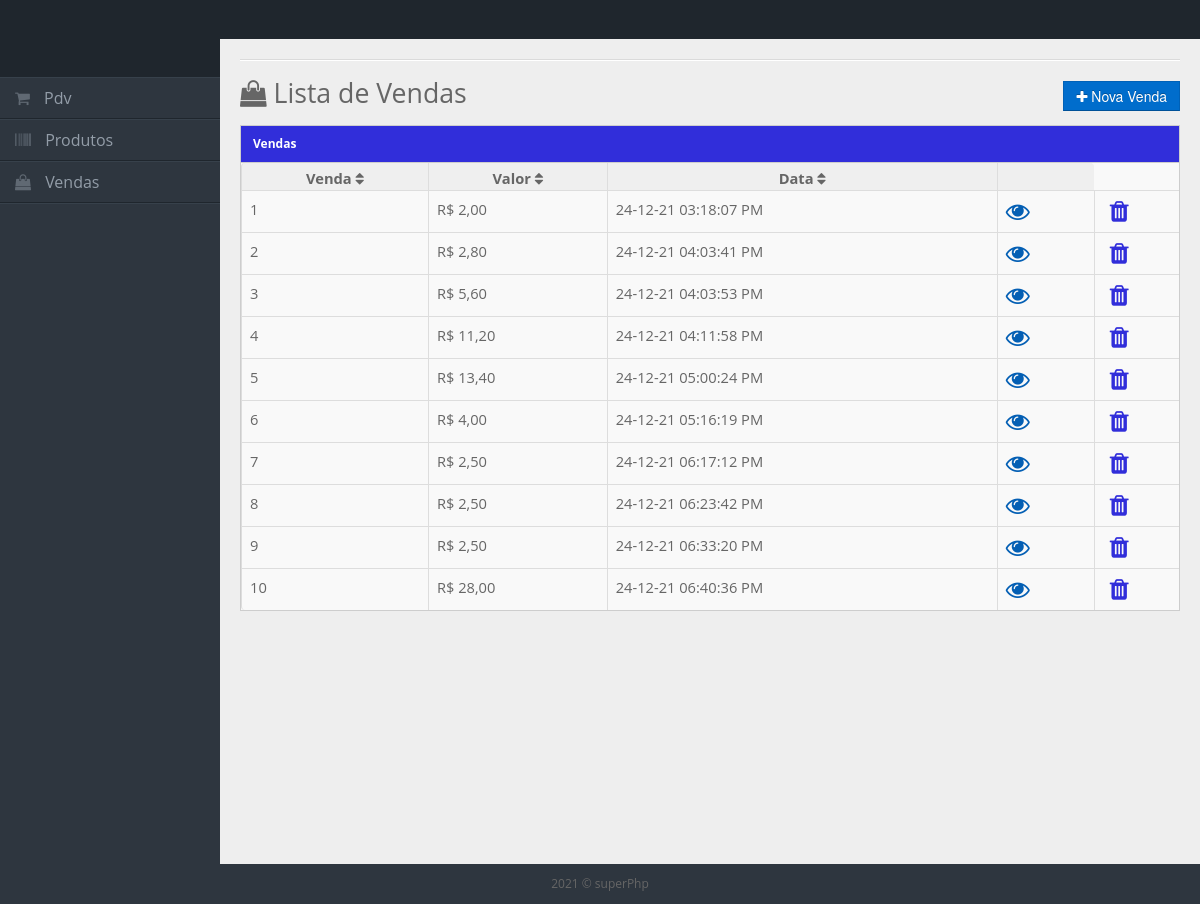
The page /Pages/vendas.php on the database its author committed.
### tables this page shows
CREATE TABLE `tb_vendas` (
  `vendaId` int(11) NOT NULL,
  `vendaValor` varchar(20) DEFAULT NULL,
  `vendaImposto` varchar(20) NOT NULL,
  `vendaData` varchar(20) DEFAULT NULL
);

### Pages/vendas.php (the view, shortened to what this page needs)
<?php
include_once '../Config/conection.php';
$sql = $conectar->query("SELECT * FROM tb_vendas");
?>
<!DOCTYPE html>
<html lang="pt-br">
<head>
<link rel="stylesheet" href="../Componets/css/bootstrap.min.css" />
<link rel="stylesheet" href="../Componets/css/bootstrap-responsive.min.css" />
<link rel="stylesheet" href="../Componets/css/uniform.css" />
<link rel="stylesheet" href="../Componets/css/select2.css" />
<link rel="stylesheet" href="../Componets/css/matrix-style.css" />
<link rel="stylesheet" href="../Componets/css/matrix-media.css" />
<link href="../Componets/font-awesome/css/font-awesome.css" rel="stylesheet" />
<link href="../Componets/css/font-awesome.min.css" rel="stylesheet" type="text/css">
<link rel="stylesheet" type="text/css" href="../Componets/style.css">
</head>
<body>
<div id="header">
  <h1><a href="">Admin - PDV</a></h1>
</div>
<div id="sidebar">
  <ul>
    <li><a  id="link-left" href="pdv.php"><i class="fa fa-shopping-cart"></i> <span>Pdv</span></a> </li>
    <li><a id="link-left" href="produto.php"><i class="fa fa-barcode"></i> <span>Produtos</span></a> </li>
    <li><a id="link-left" href="vendas.php"><i class="fa fa-shopping-bag"></i> <span>Vendas</span></a> </li>
  </ul>
</div>
<div id="content">
  <div class="container-fluid">
    <hr>
    <small id="nome-page"><i class="fa fa-shopping-bag"></i> Lista de Vendas</small>
    <div class="pull-right">
    <a href="pdv.php">
    <button class="btn btn-primary"><i class="fa fa-plus"></i> Nova Venda</button></a>
     </div>
      <div class="row-fluid">
        <div class="widget-box">
          <div class="widget-title">
            <h5 style="color: #ffffff;">Vendas</h5>
          </div>
          <div class="widget-content nopadding">
           <table class="table table-bordered data-table">
              <thead>
                <tr>
                  <th id="infor-item">Venda <i class="fa fa-sort"></i> </th>
                  <th id="infor-item">Valor <i class="fa fa-sort"></i> </th>
                  <th id="infor-item">Data <i class="fa fa-sort"></i> </th>
                  <th></th>
                </tr>
              </thead>
              <tbody>
                <?php while($listVenda = $sql->fetch(PDO:: FETCH_OBJ)){?>
                <tr class="gradeX" id="dados-venda">
                  <td><?= $listVenda->vendaId;?></td>
                  <td>R$ <?= number_format($listVenda->vendaValor, 2, ',', '.');?></td>
                  <td><?= $listVenda->vendaData;?></td>
                    <td>
                    <a href="detalheVenda.php?vendaId=<?= $listVenda->vendaId;?>">
                    <i id="icon-venda-del" class="fa fa-eye"></i></a>
                    </td>
                    <td>
                    <a href="../Scripts/excluirVenda.php?vendaId=<?= $listVenda->vendaId;?>">
                    <i id="icon-venda-ex" class="fa fa-trash"></i></a>
                  </td>
                </tr>
              <?php }?>
              </tbody>
            </table>
          </div>
        </div>
      </div>
    </div>
  </div>
<div class="row-fluid">
  <div id="footer" class="span12"> 2021 &copy; superPhp</div>
</div>
</body>
</html>

### Componets/css/matrix-style.css (style rules this page uses)
* { outline:none !important; -moz-outline: none !important; }
html, body { height:100% }
body { overflow-x: hidden; margin-top: -10px; font-family: 'Open Sans', sans-serif; font-size:12px; color:#666; }
a { color:#666; }
select, textarea, input[type="text"], input[type="password"], input[type="datetime"], input[type="datetime-local"], input[type="date"], input[type="month"], input[type="time"], input[type="week"], input[type="number"], input[type="email"], input[type="url"], input[type="search"], input[type="tel"], input[type="color"], .uneditable-input, .label, .dropdown-menu, .btn, .well, .progress, .table-bordered, .btn-group > .btn:first-child, .btn-group > .btn:last-child, .btn-group > .btn:last-child, .btn-group > .dropdown-toggle, .alert { border-radius:0px; }
.btn, textarea, input[type="text"], input[type="password"], input[type="datetime"], input[type="datetime-local"], input[type="date"], input[type="month"], input[type="time"], input[type="week"], input[type="number"], input[type="email"], input[type="url"], input[type="search"], input[type="tel"], input[type="color"], .uneditable-input { box-shadow:none; }
.progress, .progress-success .bar, .progress .bar-success, .progress-warning .bar, .progress .bar-warning, .progress-danger .bar, .progress .bar-danger, .progress-info .bar, .progress .bar-info, .btn, .btn-primary { background-image:none; }
#footer { padding:10px; text-align:center; }
hr { border-top-color:#dadada; }
#header { height: 77px; position: relative; width: 100%; z-index: -9; }
#header h1 { background: url("../img/logo.png") no-repeat scroll 0 0 transparent; height: 31px; left: 20px; line-height: 600px; overflow: hidden; position: relative; top: 26px; width: 191px; }
#header h1 a { display: block; }
#user-nav > ul > li > a > i, #sidebar li a i { opacity: .5; margin-top: 2px; }
#sidebar { display: block; float: left; position: relative; width: 220px; z-index: 16; }
#sidebar > ul { list-style: none; margin: 0px 0 0; padding: 0; position: absolute; width: 220px; }
#sidebar > ul > li { display: block; position: relative; }
#sidebar > ul > li > a { padding: 10px 0 10px 15px; display: block; color: #939da8; }
#sidebar > ul > li > a > i { margin-right: 10px; }
#content { background: none repeat scroll 0 0 #eeeeee; margin-left: 220px; margin-right: 0; padding-bottom: 25px; position: relative; min-height:100%; width: auto; }
.stat-boxes .peity_bar_good, .stat-boxes .peity_line_good, { color: #459D1C; }
.widget-box { background: none repeat scroll 0 0 #F9F9F9; border-left: 1px solid #CDCDCD; border-top: 1px solid #CDCDCD; border-right: 1px solid #CDCDCD; clear: both; margin-top: 16px; margin-bottom: 16px; position: relative; }
.widget-title, .modal-header, .table th, div.dataTables_wrapper .ui-widget-header { background:#efefef; border-bottom: 1px solid #CDCDCD; height: 36px; }
.widget-title h5 { color: #666; float: left; font-size: 12px; font-weight: bold; padding: 12px; line-height: 12px; margin: 0; }
.widget-content { padding:15px; border-bottom: 1px solid #cdcdcd; }
.table th { height: auto; font-size: 10px; padding: 5px 10px 2px; border-bottom: 0; text-align: center; color: #666666; }
.nopadding { padding: 0 !important; }
.nopadding .table { margin-bottom: 0; }
.nopadding .table-bordered { border: 0; }

### Componets/css/matrix-media.css (style rules this page uses)
body { background:#2E363F; }
#header { background-color: #1f262d; margin-top:10px; }
#sidebar > ul { border-bottom: 1px solid #37414b }
#sidebar > ul > li { border-top: 1px solid #37414b; border-bottom: 1px solid #1f262d; }

### Componets/style.css (style rules this page uses)
#link-left { font-size: 12pt; }
.widget-title { background-color: #312eda; }
#infor-item { font-size: 11pt; }
#nome-page { font-size: 20pt; }
#icon-venda-del { font-size: 18pt; color: #045FB4; }
#icon-venda-ex { font-size: 18pt; margin-left: 10%; color: #312eda; }
#dados-venda { font-size: 11pt; }

### rows shown on the page
tb_vendas: vendaId "1", vendaValor "2,00", vendaData "24-12-21 03:18:07 PM"
tb_vendas: vendaId "2", vendaValor "2,80", vendaData "24-12-21 04:03:41 PM"
tb_vendas: vendaId "3", vendaValor "5,60", vendaData "24-12-21 04:03:53 PM"
tb_vendas: vendaId "4", vendaValor "11,20", vendaData "24-12-21 04:11:58 PM"
tb_vendas: vendaId "5", vendaValor "13,40", vendaData "24-12-21 05:00:24 PM"
tb_vendas: vendaId "6", vendaValor "4,00", vendaData "24-12-21 05:16:19 PM"
tb_vendas: vendaId "7", vendaValor "2,50", vendaData "24-12-21 06:17:12 PM"
tb_vendas: vendaId "8", vendaValor "2,50", vendaData "24-12-21 06:23:42 PM"
tb_vendas: vendaId "9", vendaValor "2,50", vendaData "24-12-21 06:33:20 PM"
tb_vendas: vendaId "10", vendaValor "28,00", vendaData "24-12-21 06:40:36 PM"
